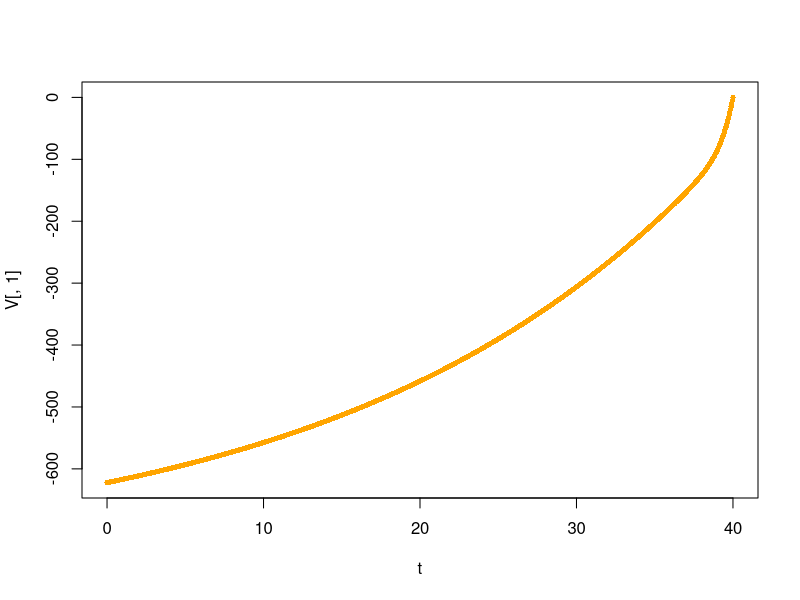
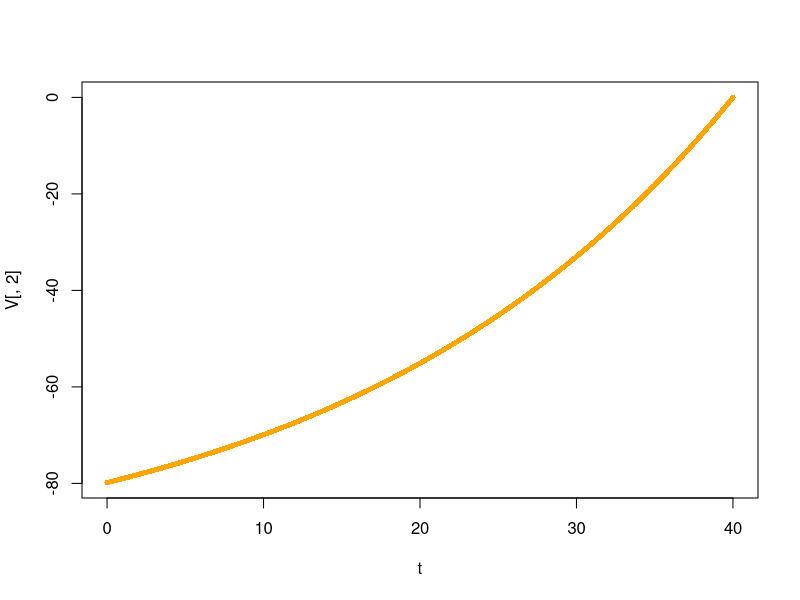
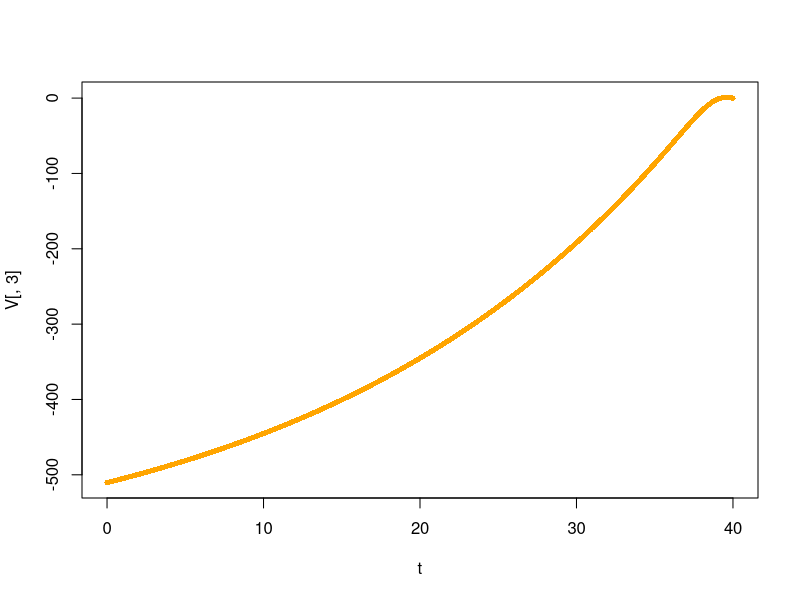
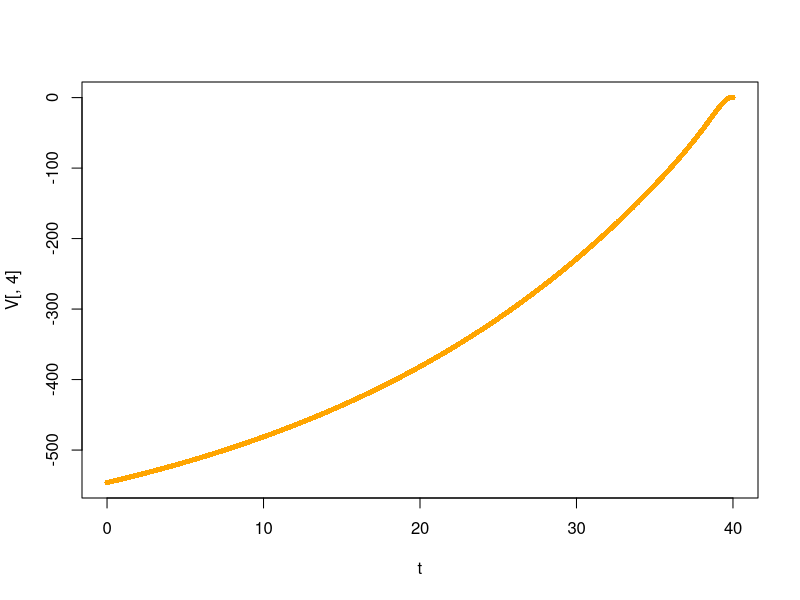

R code for these plots, in order:
# __________________________________________________________________________________________________
# 
# autor: Pedro Guarderas
# email: ajusworkopensource@gmail.com
# file: thiele.R
# 
# This program is free software; you can redistribute it and/or modify it under the 
# terms of the GNU General Public License as published by the Free Software Foundation; 
# either version 2 of the License, or (at your option) any later version.
# __________________________________________________________________________________________________


# __________________________________________________________________________________________________
# Thiele equation solver

T<-40
N<-100*10
t<-seq( 0, T, length.out = N )

n<-4
V<-matrix( rep( 0, n ), 1, n, byrow = TRUE )
r<-0.04
b<-c( 10, -4, 3, 8 )

B<-list( list( e = c( 2, 3, 4 ), b = c( 100, -200, 0.04 ) ), 
				 list( e = NULL, b = 0 ),
         list( e = c( 4 ), b = c( 0.05 ) ),
         list( e = c( 1, 3 ), b = c( -0.01, 0.02 ) ) )

U<-list( list( e = c( 2, 3, 4 ), u = c( 0.01, 0.7, 0.2 ), p = c( 0.01 / 0.91, 0.7 / 0.91, 0.2 / 0.91 ) ), 
         list( e = NULL, u = 0, p = 1 ),
         list( e = c( 4 ), u = c( 0.8 ), p = c( 0.8 / 0.8 ) ),
         list( e = c( 1, 3 ), u = c( 0.6, 0.3 ), p = c( 0.6 / 0.9, 0.3 / 0.9 ) ) )

I<-1:4

# Backward solver
for ( k in (N-1):1 ) {
  dt<-t[k+1] - t[k]
  v<-V[1,]
  for ( i in 1:n ) {
    v[i]<-v[i] - 
      dt * ( r * v[i] - b[i] - 
               sum( B[[i]]$b * U[[i]]$u ) - 
               sum( v[B[[i]]$e] * U[[i]]$u ) + 
               v[i] * sum( U[[i]]$u ) )
  }
  V<-rbind( v, V )
}

plot( t, V[,1], type = 'o', cex = 0.7, col = 'orange', pch = 16 )
plot( t, V[,2], type = 'o', cex = 0.7, col = 'orange', pch = 16 )
plot( t, V[,3], type = 'o', cex = 0.7, col = 'orange', pch = 16 )
plot( t, V[,4], type = 'o', cex = 0.7, col = 'orange', pch = 16 )
